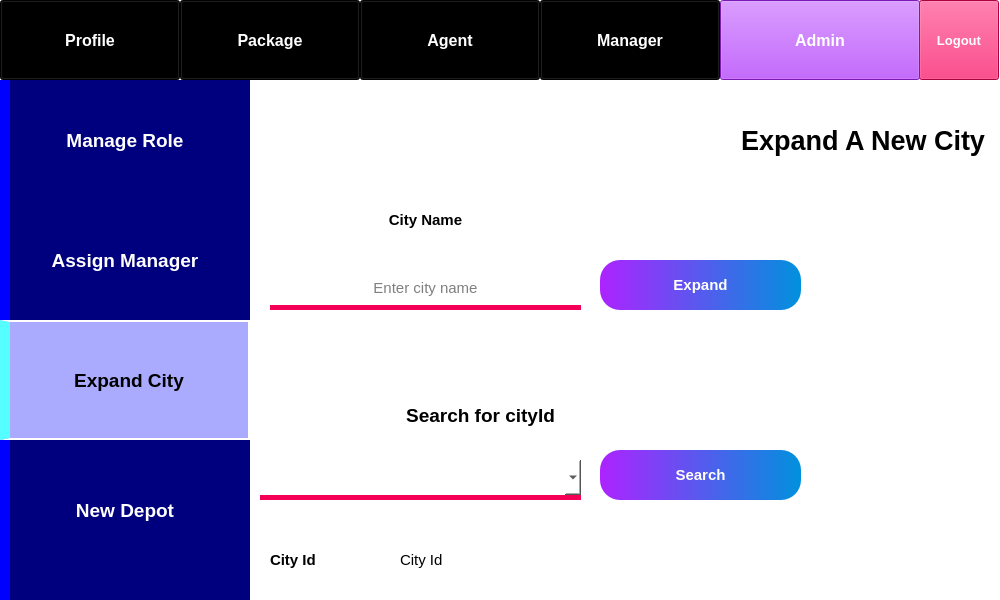
<?xml version="1.0" encoding="UTF-8"?>
<ui version="4.0">
 <class>Form</class>
 <widget class="QWidget" name="Form">
  <property name="geometry">
   <rect>
    <x>0</x>
    <y>0</y>
    <width>1000</width>
    <height>600</height>
   </rect>
  </property>
  <property name="minimumSize">
   <size>
    <width>1000</width>
    <height>600</height>
   </size>
  </property>
  <property name="windowTitle">
   <string>PMS - Expand City</string>
  </property>
  <property name="styleSheet">
   <string notr="true">background-color: rgb(255, 255, 255);</string>
  </property>
  <widget class="QPushButton" name="pushButton_7">
   <property name="geometry">
    <rect>
     <x>919</x>
     <y>0</y>
     <width>80</width>
     <height>80</height>
    </rect>
   </property>
   <property name="font">
    <font>
     <pointsize>10</pointsize>
     <weight>75</weight>
     <bold>true</bold>
    </font>
   </property>
   <property name="styleSheet">
    <string notr="true">background-color: rgb(245, 0, 87);
color: rgb(255, 255, 255);</string>
   </property>
   <property name="text">
    <string>Logout</string>
   </property>
  </widget>
  <widget class="QPushButton" name="pushButton">
   <property name="geometry">
    <rect>
     <x>0</x>
     <y>0</y>
     <width>180</width>
     <height>80</height>
    </rect>
   </property>
   <property name="font">
    <font>
     <pointsize>12</pointsize>
     <weight>75</weight>
     <bold>true</bold>
    </font>
   </property>
   <property name="styleSheet">
    <string notr="true">background-color: rgb(0, 0, 0);
color: rgb(255, 255, 255);</string>
   </property>
   <property name="text">
    <string>Profile</string>
   </property>
  </widget>
  <widget class="QPushButton" name="pushButton_13">
   <property name="geometry">
    <rect>
     <x>600</x>
     <y>450</y>
     <width>201</width>
     <height>50</height>
    </rect>
   </property>
   <property name="font">
    <font>
     <pointsize>11</pointsize>
     <weight>75</weight>
     <bold>true</bold>
    </font>
   </property>
   <property name="styleSheet">
    <string notr="true">background-color: qlineargradient(spread:pad, x1:0, y1:0, x2:1, y2:0, stop:0 rgba(173, 35, 255, 255), stop:1 rgba(0, 145, 221, 255));
color: rgb(255, 255, 255);
border-radius: 20px;</string>
   </property>
   <property name="text">
    <string>Search</string>
   </property>
  </widget>
  <widget class="QLabel" name="label_13">
   <property name="geometry">
    <rect>
     <x>270</x>
     <y>200</y>
     <width>311</width>
     <height>40</height>
    </rect>
   </property>
   <property name="font">
    <font>
     <pointsize>11</pointsize>
     <weight>75</weight>
     <bold>true</bold>
    </font>
   </property>
   <property name="text">
    <string>City Name</string>
   </property>
   <property name="alignment">
    <set>Qt::AlignCenter</set>
   </property>
  </widget>
  <widget class="QLabel" name="label">
   <property name="geometry">
    <rect>
     <x>0</x>
     <y>80</y>
     <width>250</width>
     <height>520</height>
    </rect>
   </property>
   <property name="styleSheet">
    <string notr="true">background-color: rgb(0, 0, 127);
border-left: 10px solid rgb(0, 0, 255);</string>
   </property>
   <property name="text">
    <string/>
   </property>
  </widget>
  <widget class="QLineEdit" name="lineEdit">
   <property name="geometry">
    <rect>
     <x>270</x>
     <y>270</y>
     <width>311</width>
     <height>40</height>
    </rect>
   </property>
   <property name="font">
    <font>
     <pointsize>11</pointsize>
    </font>
   </property>
   <property name="styleSheet">
    <string notr="true">border: none;
border-bottom: 5px solid rgb(245, 0, 87);</string>
   </property>
   <property name="alignment">
    <set>Qt::AlignCenter</set>
   </property>
   <property name="placeholderText">
    <string>Enter city name</string>
   </property>
  </widget>
  <widget class="QPushButton" name="pushButton_9">
   <property name="geometry">
    <rect>
     <x>0</x>
     <y>200</y>
     <width>250</width>
     <height>120</height>
    </rect>
   </property>
   <property name="font">
    <font>
     <pointsize>14</pointsize>
     <weight>75</weight>
     <bold>true</bold>
    </font>
   </property>
   <property name="styleSheet">
    <string notr="true">background-color: rgb(0, 0, 127);
color: rgb(255, 255, 255);
border-left: 10px solid rgb(0, 0, 255);</string>
   </property>
   <property name="text">
    <string>Assign Manager</string>
   </property>
   <property name="flat">
    <bool>true</bool>
   </property>
  </widget>
  <widget class="QPushButton" name="pushButton_3">
   <property name="geometry">
    <rect>
     <x>360</x>
     <y>0</y>
     <width>180</width>
     <height>80</height>
    </rect>
   </property>
   <property name="font">
    <font>
     <pointsize>12</pointsize>
     <weight>75</weight>
     <bold>true</bold>
    </font>
   </property>
   <property name="styleSheet">
    <string notr="true">background-color: rgb(0, 0, 0);
color: rgb(255, 255, 255);</string>
   </property>
   <property name="text">
    <string>Agent</string>
   </property>
  </widget>
  <widget class="QLabel" name="label_14">
   <property name="geometry">
    <rect>
     <x>270</x>
     <y>540</y>
     <width>101</width>
     <height>40</height>
    </rect>
   </property>
   <property name="font">
    <font>
     <pointsize>11</pointsize>
     <weight>75</weight>
     <bold>true</bold>
    </font>
   </property>
   <property name="text">
    <string>City Id</string>
   </property>
   <property name="alignment">
    <set>Qt::AlignLeading|Qt::AlignLeft|Qt::AlignVCenter</set>
   </property>
  </widget>
  <widget class="QComboBox" name="comboBox">
   <property name="geometry">
    <rect>
     <x>260</x>
     <y>460</y>
     <width>321</width>
     <height>40</height>
    </rect>
   </property>
   <property name="font">
    <font>
     <pointsize>11</pointsize>
    </font>
   </property>
   <property name="styleSheet">
    <string notr="true">border: none;
border-bottom: 5px solid rgb(245, 0, 87);</string>
   </property>
  </widget>
  <widget class="QPushButton" name="pushButton_2">
   <property name="geometry">
    <rect>
     <x>180</x>
     <y>0</y>
     <width>180</width>
     <height>80</height>
    </rect>
   </property>
   <property name="font">
    <font>
     <pointsize>12</pointsize>
     <weight>75</weight>
     <bold>true</bold>
    </font>
   </property>
   <property name="styleSheet">
    <string notr="true">background-color: rgb(0, 0, 0);
color: rgb(255, 255, 255);</string>
   </property>
   <property name="text">
    <string>Package</string>
   </property>
  </widget>
  <widget class="QPushButton" name="pushButton_4">
   <property name="geometry">
    <rect>
     <x>540</x>
     <y>0</y>
     <width>180</width>
     <height>80</height>
    </rect>
   </property>
   <property name="font">
    <font>
     <pointsize>12</pointsize>
     <weight>75</weight>
     <bold>true</bold>
    </font>
   </property>
   <property name="styleSheet">
    <string notr="true">background-color: rgb(0, 0, 0);
color: rgb(255, 255, 255);</string>
   </property>
   <property name="text">
    <string>Manager</string>
   </property>
  </widget>
  <widget class="QPushButton" name="pushButton_11">
   <property name="geometry">
    <rect>
     <x>0</x>
     <y>320</y>
     <width>250</width>
     <height>120</height>
    </rect>
   </property>
   <property name="font">
    <font>
     <pointsize>14</pointsize>
     <weight>75</weight>
     <bold>true</bold>
    </font>
   </property>
   <property name="styleSheet">
    <string notr="true">background-color: rgb(170, 170, 255);
color: rgb(0, 0, 0);
border: 2px solid white;
border-left: 10px solid rgb(85, 255, 255);
</string>
   </property>
   <property name="text">
    <string>Expand City</string>
   </property>
   <property name="flat">
    <bool>true</bool>
   </property>
  </widget>
  <widget class="QPushButton" name="pushButton_5">
   <property name="geometry">
    <rect>
     <x>720</x>
     <y>0</y>
     <width>200</width>
     <height>80</height>
    </rect>
   </property>
   <property name="font">
    <font>
     <pointsize>12</pointsize>
     <weight>75</weight>
     <bold>true</bold>
    </font>
   </property>
   <property name="styleSheet">
    <string notr="true">background-color: rgb(173, 35, 255);
color: rgb(255, 255, 255);</string>
   </property>
   <property name="text">
    <string>Admin</string>
   </property>
  </widget>
  <widget class="QLabel" name="label_5">
   <property name="geometry">
    <rect>
     <x>710</x>
     <y>270</y>
     <width>290</width>
     <height>330</height>
    </rect>
   </property>
   <property name="text">
    <string/>
   </property>
   <property name="pixmap">
    <pixmap>../images/expand city.png</pixmap>
   </property>
   <property name="scaledContents">
    <bool>true</bool>
   </property>
  </widget>
  <widget class="QLabel" name="label_15">
   <property name="geometry">
    <rect>
     <x>400</x>
     <y>540</y>
     <width>281</width>
     <height>40</height>
    </rect>
   </property>
   <property name="font">
    <font>
     <pointsize>11</pointsize>
     <weight>50</weight>
     <bold>false</bold>
    </font>
   </property>
   <property name="text">
    <string>City Id</string>
   </property>
   <property name="alignment">
    <set>Qt::AlignLeading|Qt::AlignLeft|Qt::AlignVCenter</set>
   </property>
  </widget>
  <widget class="QLabel" name="label_3">
   <property name="geometry">
    <rect>
     <x>270</x>
     <y>400</y>
     <width>421</width>
     <height>31</height>
    </rect>
   </property>
   <property name="font">
    <font>
     <pointsize>14</pointsize>
     <weight>75</weight>
     <bold>true</bold>
    </font>
   </property>
   <property name="text">
    <string>Search for cityId</string>
   </property>
   <property name="alignment">
    <set>Qt::AlignCenter</set>
   </property>
  </widget>
  <widget class="QPushButton" name="pushButton_10">
   <property name="geometry">
    <rect>
     <x>600</x>
     <y>260</y>
     <width>201</width>
     <height>50</height>
    </rect>
   </property>
   <property name="font">
    <font>
     <pointsize>11</pointsize>
     <weight>75</weight>
     <bold>true</bold>
    </font>
   </property>
   <property name="styleSheet">
    <string notr="true">background-color: qlineargradient(spread:pad, x1:0, y1:0, x2:1, y2:0, stop:0 rgba(173, 35, 255, 255), stop:1 rgba(0, 145, 221, 255));
color: rgb(255, 255, 255);
border-radius: 20px;</string>
   </property>
   <property name="text">
    <string>Expand</string>
   </property>
  </widget>
  <widget class="QPushButton" name="pushButton_8">
   <property name="geometry">
    <rect>
     <x>0</x>
     <y>80</y>
     <width>250</width>
     <height>120</height>
    </rect>
   </property>
   <property name="font">
    <font>
     <pointsize>14</pointsize>
     <weight>75</weight>
     <bold>true</bold>
    </font>
   </property>
   <property name="styleSheet">
    <string notr="true">background-color: rgb(0, 0, 127);
color: rgb(255, 255, 255);
border-left: 10px solid rgb(0, 0, 255);</string>
   </property>
   <property name="text">
    <string>Manage Role</string>
   </property>
   <property name="flat">
    <bool>true</bool>
   </property>
  </widget>
  <widget class="QLabel" name="label_2">
   <property name="geometry">
    <rect>
     <x>589</x>
     <y>100</y>
     <width>411</width>
     <height>81</height>
    </rect>
   </property>
   <property name="font">
    <font>
     <pointsize>20</pointsize>
     <weight>75</weight>
     <bold>true</bold>
    </font>
   </property>
   <property name="text">
    <string>Expand A New City  </string>
   </property>
   <property name="alignment">
    <set>Qt::AlignRight|Qt::AlignTrailing|Qt::AlignVCenter</set>
   </property>
  </widget>
  <widget class="QPushButton" name="pushButton_12">
   <property name="geometry">
    <rect>
     <x>0</x>
     <y>450</y>
     <width>250</width>
     <height>120</height>
    </rect>
   </property>
   <property name="font">
    <font>
     <pointsize>14</pointsize>
     <weight>75</weight>
     <bold>true</bold>
    </font>
   </property>
   <property name="styleSheet">
    <string notr="true">background-color: rgb(0, 0, 127);
color: rgb(255, 255, 255);
border-left: 10px solid rgb(0, 0, 255);</string>
   </property>
   <property name="text">
    <string>New Depot</string>
   </property>
   <property name="flat">
    <bool>true</bool>
   </property>
  </widget>
  <zorder>label_5</zorder>
  <zorder>pushButton_7</zorder>
  <zorder>pushButton</zorder>
  <zorder>pushButton_13</zorder>
  <zorder>label_13</zorder>
  <zorder>label</zorder>
  <zorder>lineEdit</zorder>
  <zorder>pushButton_9</zorder>
  <zorder>pushButton_3</zorder>
  <zorder>label_14</zorder>
  <zorder>comboBox</zorder>
  <zorder>pushButton_2</zorder>
  <zorder>pushButton_4</zorder>
  <zorder>pushButton_11</zorder>
  <zorder>pushButton_5</zorder>
  <zorder>label_15</zorder>
  <zorder>label_3</zorder>
  <zorder>pushButton_10</zorder>
  <zorder>pushButton_8</zorder>
  <zorder>label_2</zorder>
  <zorder>pushButton_12</zorder>
 </widget>
 <resources/>
 <connections/>
</ui>
